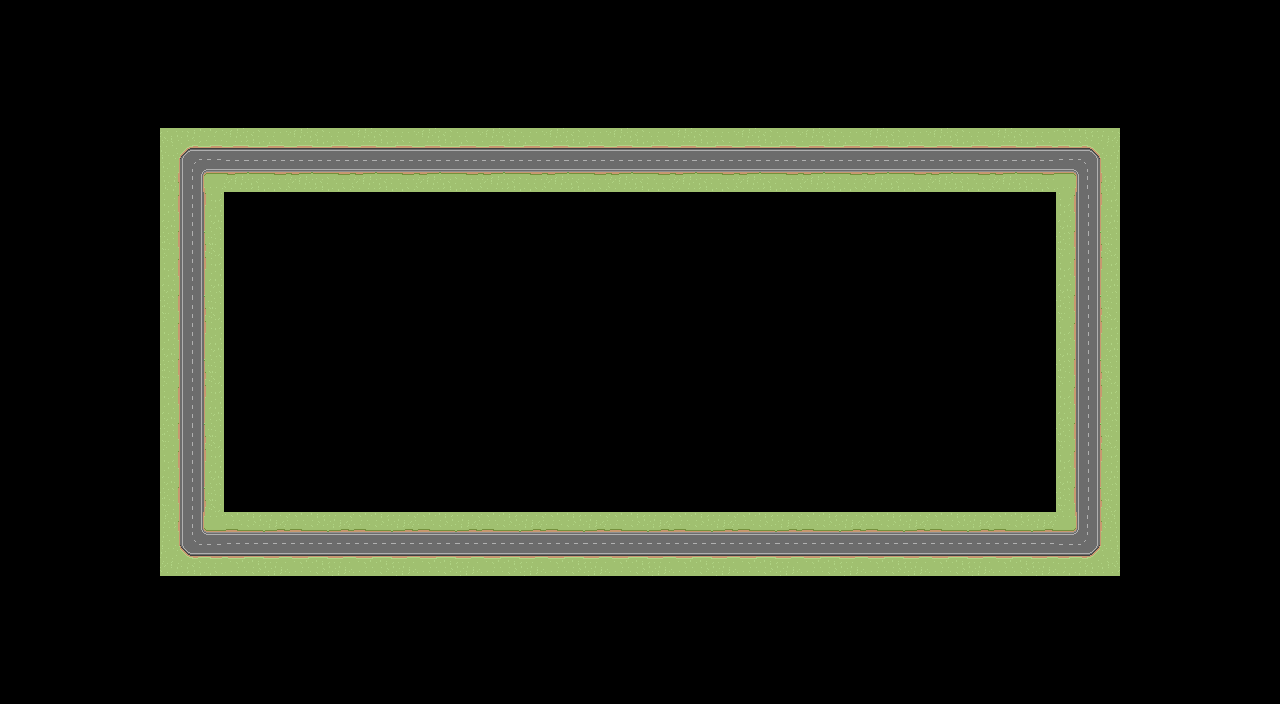

This is a level from a 2D game, rendered from its Tiled map with the project's own tilesets. A one-line summary and the complete map file follow:
An orthogonal 40x22 tile map with 32x32 px tiles, 1 tile layer (Layer_1).

<map version="1.9" tiledversion="1.9.2" orientation="orthogonal" renderorder="right-down" width="40" height="22" tilewidth="32" tileheight="32" infinite="0" nextlayerid="2" nextobjectid="1">
 <tileset firstgid="1" name="roads2W" tilewidth="64" tileheight="64" tilecount="24" columns="8">
  <image source="../Downloads/roads2W.png" width="512" height="192" />
  <tile id="0">
   <properties>
    <property name="Collision" type="bool" value="true" />
   </properties>
  </tile>
  <tile id="1">
   <properties>
    <property name="Collision" type="bool" value="true" />
   </properties>
  </tile>
  <tile id="2">
   <properties>
    <property name="Collision" type="bool" value="true" />
   </properties>
  </tile>
  <tile id="3">
   <properties>
    <property name="Collision" type="bool" value="true" />
   </properties>
  </tile>
  <tile id="4">
   <properties>
    <property name="Collision" type="bool" value="true" />
   </properties>
  </tile>
  <tile id="5">
   <properties>
    <property name="Collision" type="bool" value="true" />
   </properties>
  </tile>
  <tile id="6">
   <properties>
    <property name="Collision" type="bool" value="true" />
   </properties>
  </tile>
  <tile id="7">
   <properties>
    <property name="Collision" type="bool" value="true" />
   </properties>
  </tile>
  <tile id="8">
   <properties>
    <property name="Collision" type="bool" value="true" />
   </properties>
  </tile>
  <tile id="9">
   <properties>
    <property name="Collision" type="bool" value="true" />
   </properties>
  </tile>
  <tile id="10">
   <properties>
    <property name="Collision" type="bool" value="true" />
   </properties>
  </tile>
  <tile id="11">
   <properties>
    <property name="Collision" type="bool" value="true" />
   </properties>
  </tile>
  <tile id="12">
   <properties>
    <property name="Collision" type="bool" value="true" />
   </properties>
  </tile>
  <tile id="13">
   <properties>
    <property name="Collision" type="bool" value="true" />
   </properties>
  </tile>
  <tile id="14">
   <properties>
    <property name="Collision" type="bool" value="true" />
   </properties>
  </tile>
  <tile id="15">
   <properties>
    <property name="Collision" type="bool" value="true" />
   </properties>
  </tile>
  <tile id="16">
   <properties>
    <property name="Collision" type="bool" value="true" />
   </properties>
  </tile>
  <tile id="17">
   <properties>
    <property name="Collision" type="bool" value="true" />
   </properties>
  </tile>
  <tile id="18">
   <properties>
    <property name="Collision" type="bool" value="true" />
   </properties>
  </tile>
  <tile id="19">
   <properties>
    <property name="Collision" type="bool" value="true" />
   </properties>
  </tile>
  <tile id="20">
   <properties>
    <property name="Collision" type="bool" value="true" />
   </properties>
  </tile>
  <tile id="21">
   <properties>
    <property name="Collision" type="bool" value="true" />
   </properties>
  </tile>
  <tile id="22">
   <properties>
    <property name="Collision" type="bool" value="true" />
   </properties>
  </tile>
  <tile id="23">
   <properties>
    <property name="Collision" type="bool" value="true" />
   </properties>
  </tile>
 </tileset>
 <layer id="1" name="Layer_1" width="40" height="22">
  <data encoding="csv">
0,0,0,0,0,0,0,0,0,0,0,0,0,0,0,0,0,0,0,0,0,0,0,0,0,0,0,0,0,0,0,0,0,0,0,0,0,0,0,0,
0,0,0,0,0,0,0,0,0,0,0,0,0,0,0,0,0,0,0,0,0,0,0,0,0,0,0,0,0,0,0,0,0,0,0,0,0,0,0,0,
0,0,0,0,0,0,0,0,0,0,0,0,0,0,0,0,0,0,0,0,0,0,0,0,0,0,0,0,0,0,0,0,0,0,0,0,0,0,0,0,
0,0,0,0,0,0,0,0,0,0,0,0,0,0,0,0,0,0,0,0,0,0,0,0,0,0,0,0,0,0,0,0,0,0,0,0,0,0,0,0,
0,0,0,0,0,0,0,0,0,0,0,0,0,0,0,0,0,0,0,0,0,0,0,0,0,0,0,0,0,0,0,0,0,0,0,0,0,0,0,0,
0,0,0,0,0,3221225483,0,3221225475,0,3221225475,0,3221225475,0,3221225475,0,3221225475,0,3221225475,0,3221225475,0,3221225475,0,3221225475,0,3221225475,0,3221225475,0,3221225475,0,3221225475,0,3221225484,0,0,0,0,0,0,
0,0,0,0,0,0,0,0,0,0,0,0,0,0,0,0,0,0,0,0,0,0,0,0,0,0,0,0,0,0,0,0,0,0,0,0,0,0,0,0,
0,0,0,0,0,4,0,0,0,0,0,0,0,0,0,0,0,0,0,0,0,0,0,0,0,0,0,0,0,0,0,0,0,4,0,0,0,0,0,0,
0,0,0,0,0,0,0,0,0,0,0,0,0,0,0,0,0,0,0,0,0,0,0,0,0,0,0,0,0,0,0,0,0,0,0,0,0,0,0,0,
0,0,0,0,0,4,0,0,0,0,0,0,0,0,0,0,0,0,0,0,0,0,0,0,0,0,0,0,0,0,0,0,0,4,0,0,0,0,0,0,
0,0,0,0,0,0,0,0,0,0,0,0,0,0,0,0,0,0,0,0,0,0,0,0,0,0,0,0,0,0,0,0,0,0,0,0,0,0,0,0,
0,0,0,0,0,4,0,0,0,0,0,0,0,0,0,0,0,0,0,0,0,0,0,0,0,0,0,0,0,0,0,0,0,4,0,0,0,0,0,0,
0,0,0,0,0,0,0,0,0,0,0,0,0,0,0,0,0,0,0,0,0,0,0,0,0,0,0,0,0,0,0,0,0,0,0,0,0,0,0,0,
0,0,0,0,0,4,0,0,0,0,0,0,0,0,0,0,0,0,0,0,0,0,0,0,0,0,0,0,0,0,0,0,0,4,0,0,0,0,0,0,
0,0,0,0,0,0,0,0,0,0,0,0,0,0,0,0,0,0,0,0,0,0,0,0,0,0,0,0,0,0,0,0,0,0,0,0,0,0,0,0,
0,0,0,0,0,4,0,0,0,0,0,0,0,0,0,0,0,0,0,0,0,0,0,0,0,0,0,0,0,0,0,0,0,4,0,0,0,0,0,0,
0,0,0,0,0,0,0,0,0,0,0,0,0,0,0,0,0,0,0,0,0,0,0,0,0,0,0,0,0,0,0,0,0,0,0,0,0,0,0,0,
0,0,0,0,0,12,0,3,0,3,0,3,0,3,0,3,0,3,0,3,0,3,0,3,0,3,0,3,0,3,0,3,0,11,0,0,0,0,0,0,
0,0,0,0,0,0,0,0,0,0,0,0,0,0,0,0,0,0,0,0,0,0,0,0,0,0,0,0,0,0,0,0,0,0,0,0,0,0,0,0,
0,0,0,0,0,0,0,0,0,0,0,0,0,0,0,0,0,0,0,0,0,0,0,0,0,0,0,0,0,0,0,0,0,0,0,0,0,0,0,0,
0,0,0,0,0,0,0,0,0,0,0,0,0,0,0,0,0,0,0,0,0,0,0,0,0,0,0,0,0,0,0,0,0,0,0,0,0,0,0,0,
0,0,0,0,0,0,0,0,0,0,0,0,0,0,0,0,0,0,0,0,0,0,0,0,0,0,0,0,0,0,0,0,0,0,0,0,0,0,0,0
</data>
 </layer>
</map>
